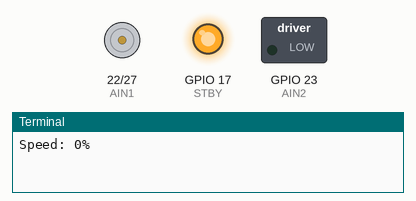
Recording of a program running on a simulated Raspberry Pi (BCM pin numbers). On the bench: direction and speed pins drawn as motors (green arrow = direction pin HIGH = forward, orange = LOW = backward, longer = more drive, stopped while the standby pin is LOW), switched loads named in the program (green lamp = pin HIGH), output pins drawn as LEDs (lit = HIGH), the last lines printed to the terminal.

Above: at 0.5 s.
At 11.0 s:
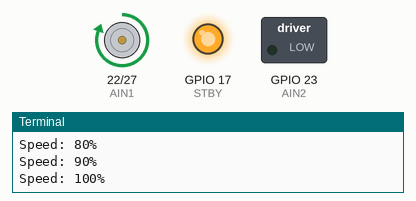
At 19.5 s:
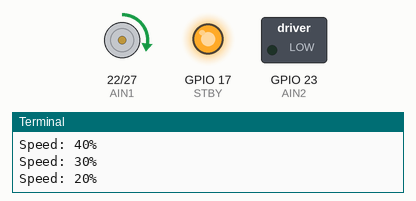
At 27.5 s:
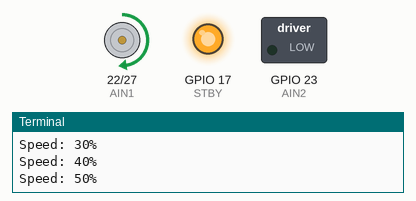
Timing chart, 0 to 28.6 s (numbered marks = the images above):
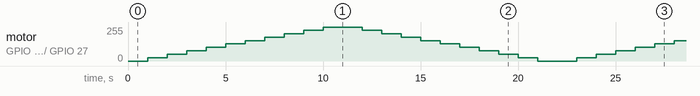

The program:

motor.py
```python
import RPi.GPIO as GPIO
import time

# GPIO Pin Setup
PWMA = 27  # Motor speed control (PWM)
AIN1 = 22  # Direction 1
AIN2 = 23  # Direction 2
STBY = 17  # Standby (must be HIGH to enable motors)

# GPIO Mode
GPIO.setmode(GPIO.BCM)
GPIO.setup(PWMA, GPIO.OUT)
GPIO.setup(AIN1, GPIO.OUT)
GPIO.setup(AIN2, GPIO.OUT)
GPIO.setup(STBY, GPIO.OUT)

# Enable Motor Driver (STBY HIGH)
GPIO.output(STBY, GPIO.HIGH)

# Set Direction (Forward)
GPIO.output(AIN1, GPIO.HIGH)
GPIO.output(AIN2, GPIO.LOW)

# Set Up PWM for Speed Control
pwm = GPIO.PWM(PWMA, 1000)  # 1kHz PWM frequency
pwm.start(0)  # Start with 0% duty cycle

try:
    while True:
        for speed in range(0, 101, 10):  # Increase speed from 0% to 100%
            pwm.ChangeDutyCycle(speed)
            print(f"Speed: {speed}%")
            time.sleep(1)

        for speed in range(100, -1, -10):  # Decrease speed back to 0%
            pwm.ChangeDutyCycle(speed)
            print(f"Speed: {speed}%")
            time.sleep(1)

except KeyboardInterrupt:
    print("Stopping motor.")
    pwm.stop()
    GPIO.cleanup()
```
